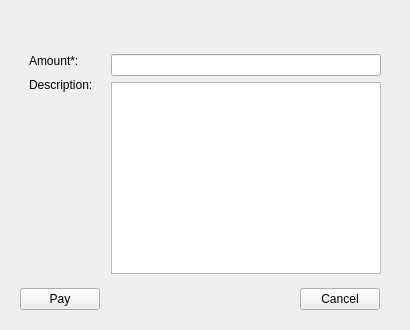
                   <widget class="QWidget" name="pay_page">
                    <layout class="QVBoxLayout" name="verticalLayout_52">
                     <item>
                      <widget class="QFrame" name="staff_add_frame_5">
                       <property name="sizePolicy">
                        <sizepolicy hsizetype="Preferred" vsizetype="Preferred">
                         <horstretch>0</horstretch>
                         <verstretch>0</verstretch>
                        </sizepolicy>
                       </property>
                       <property name="maximumSize">
                        <size>
                         <width>600</width>
                         <height>16777215</height>
                        </size>
                       </property>
                       <property name="frameShape">
                        <enum>QFrame::NoFrame</enum>
                       </property>
                       <property name="frameShadow">
                        <enum>QFrame::Raised</enum>
                       </property>
                       <layout class="QVBoxLayout" name="verticalLayout_42">
                        <item>
                         <widget class="QFrame" name="frame_35">
                          <property name="sizePolicy">
                           <sizepolicy hsizetype="Preferred" vsizetype="Preferred">
                            <horstretch>0</horstretch>
                            <verstretch>0</verstretch>
                           </sizepolicy>
                          </property>
                          <property name="frameShape">
                           <enum>QFrame::NoFrame</enum>
                          </property>
                          <property name="frameShadow">
                           <enum>QFrame::Raised</enum>
                          </property>
                          <layout class="QVBoxLayout" name="verticalLayout_47">
                           <property name="spacing">
                            <number>5</number>
                           </property>
                           <property name="leftMargin">
                            <number>0</number>
                           </property>
                           <property name="topMargin">
                            <number>0</number>
                           </property>
                           <property name="rightMargin">
                            <number>0</number>
                           </property>
                           <property name="bottomMargin">
                            <number>0</number>
                           </property>
                           <item>
                            <widget class="QFrame" name="frame_36">
                             <property name="frameShape">
                              <enum>QFrame::NoFrame</enum>
                             </property>
                             <property name="frameShadow">
                              <enum>QFrame::Raised</enum>
                             </property>
                             <layout class="QVBoxLayout" name="verticalLayout_48">
                              <property name="spacing">
                               <number>0</number>
                              </property>
                              <property name="leftMargin">
                               <number>0</number>
                              </property>
                              <property name="topMargin">
                               <number>0</number>
                              </property>
                              <property name="rightMargin">
                               <number>0</number>
                              </property>
                              <property name="bottomMargin">
                               <number>0</number>
                              </property>
                              <item>
                               <widget class="QLabel" name="pay_heading">
                                <property name="font">
                                 <font>
                                  <pointsize>13</pointsize>
                                  <weight>50</weight>
                                  <bold>false</bold>
                                 </font>
                                </property>
                                <property name="text">
                                 <string/>
                                </property>
                                <property name="alignment">
                                 <set>Qt::AlignLeading|Qt::AlignLeft|Qt::AlignVCenter</set>
                                </property>
                               </widget>
                              </item>
                             </layout>
                            </widget>
                           </item>
                           <item>
                            <widget class="QFrame" name="frame_37">
                             <property name="sizePolicy">
                              <sizepolicy hsizetype="Preferred" vsizetype="Preferred">
                               <horstretch>0</horstretch>
                               <verstretch>0</verstretch>
                              </sizepolicy>
                             </property>
                             <property name="frameShape">
                              <enum>QFrame::NoFrame</enum>
                             </property>
                             <property name="frameShadow">
                              <enum>QFrame::Raised</enum>
                             </property>
                             <layout class="QHBoxLayout" name="horizontalLayout_23">
                              <property name="spacing">
                               <number>0</number>
                              </property>
                              <property name="leftMargin">
                               <number>0</number>
                              </property>
                              <property name="topMargin">
                               <number>0</number>
                              </property>
                              <property name="rightMargin">
                               <number>0</number>
                              </property>
                              <property name="bottomMargin">
                               <number>0</number>
                              </property>
                              <item alignment="Qt::AlignTop">
                               <widget class="QFrame" name="frame_38">
                                <property name="frameShape">
                                 <enum>QFrame::NoFrame</enum>
                                </property>
                                <property name="frameShadow">
                                 <enum>QFrame::Raised</enum>
                                </property>
                                <layout class="QVBoxLayout" name="verticalLayout_29">
                                 <property name="spacing">
                                  <number>10</number>
                                 </property>
                                 <item>
                                  <widget class="QLabel" name="salaryLable_2">
                                   <property name="text">
                                    <string>Amount*:</string>
                                   </property>
                                  </widget>
                                 </item>
                                 <item>
                                  <widget class="QLabel" name="salaryLable_3">
                                   <property name="text">
                                    <string>Description:</string>
                                   </property>
                                  </widget>
                                 </item>
                                </layout>
                               </widget>
                              </item>
                              <item>
                               <widget class="QFrame" name="frame_39">
                                <property name="frameShape">
                                 <enum>QFrame::NoFrame</enum>
                                </property>
                                <property name="frameShadow">
                                 <enum>QFrame::Raised</enum>
                                </property>
                                <layout class="QVBoxLayout" name="verticalLayout_33">
                                 <item>
                                  <widget class="QLineEdit" name="amountEdit"/>
                                 </item>
                                 <item>
                                  <widget class="QTextEdit" name="descriptionTextEdit_3"/>
                                 </item>
                                </layout>
                               </widget>
                              </item>
                             </layout>
                            </widget>
                           </item>
                           <item alignment="Qt::AlignBottom">
                            <widget class="QFrame" name="frame_40">
                             <property name="frameShape">
                              <enum>QFrame::NoFrame</enum>
                             </property>
                             <property name="frameShadow">
                              <enum>QFrame::Raised</enum>
                             </property>
                             <layout class="QHBoxLayout" name="horizontalLayout_24">
                              <property name="spacing">
                               <number>0</number>
                              </property>
                              <property name="leftMargin">
                               <number>0</number>
                              </property>
                              <property name="topMargin">
                               <number>0</number>
                              </property>
                              <property name="rightMargin">
                               <number>10</number>
                              </property>
                              <property name="bottomMargin">
                               <number>0</number>
                              </property>
                              <item>
                               <widget class="QPushButton" name="payButton">
                                <property name="cursor">
                                 <cursorShape>PointingHandCursor</cursorShape>
                                </property>
                                <property name="text">
                                 <string>Pay</string>
                                </property>
                               </widget>
                              </item>
                              <item>
                               <spacer name="horizontalSpacer_8">
                                <property name="orientation">
                                 <enum>Qt::Horizontal</enum>
                                </property>
                                <property name="sizeHint" stdset="0">
                                 <size>
                                  <width>200</width>
                                  <height>20</height>
                                 </size>
                                </property>
                               </spacer>
                              </item>
                              <item>
                               <widget class="QPushButton" name="payCancelButton">
                                <property name="cursor">
                                 <cursorShape>PointingHandCursor</cursorShape>
                                </property>
                                <property name="text">
                                 <string>Cancel</string>
                                </property>
                                <property name="icon">
                                 <iconset resource="resources.qrc">
                                  <normaloff>:/icons/icons/cross.png</normaloff>:/icons/icons/cross.png</iconset>
                                </property>
                               </widget>
                              </item>
                             </layout>
                            </widget>
                           </item>
                          </layout>
                         </widget>
                        </item>
                       </layout>
                      </widget>
                     </item>
                    </layout>
                   </widget>
